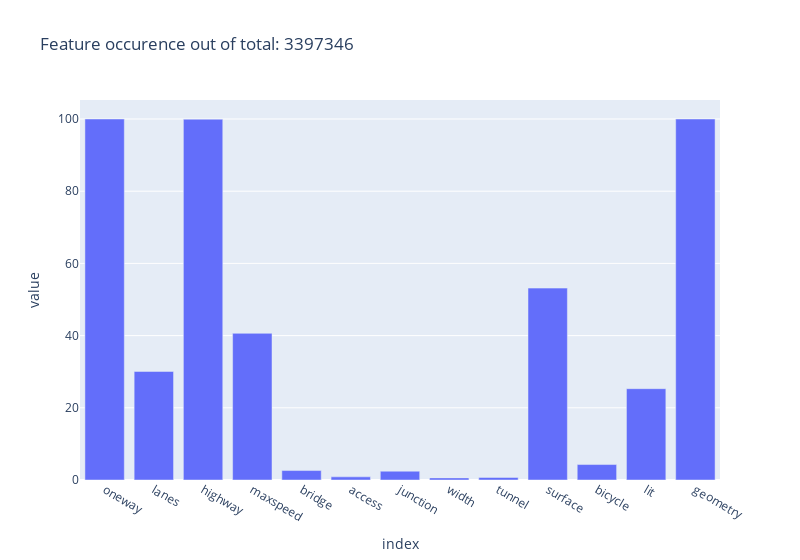

Write notebook code for a chart like this one.
### Markdown cell above
# Features

### Code cell
n = len(edges_long)
edges_feature_count = edges_long.notnull().sum()
fig = px.bar(100 * edges_feature_count / n, width=800, title=f"Feature occurence out of total: {n}")
fig.update_layout(
    # xaxis = dict(
    #     tickmode = 'linear',
    # ),
    showlegend = False   
)
fig.show()

### Figure 1 — Plotly figure (JSON) as saved in the notebook; plotly's stock layout.template omitted (floating-point values rounded to 4 significant figures)
{"data": [{"alignmentgroup": "True", "hovertemplate": "variable=0<br>index=%{x}<br>value=%{y}<extra></extra>", "legendgroup": "0", "marker": {"color": "#636efa", "pattern": {"shape": ""}}, "name": "0", "offsetgroup": "0", "orientation": "v", "showlegend": true, "textposition": "auto", "type": "bar", "x": ["oneway", "lanes", "highway", "maxspeed", "bridge", "access", "junction", "width", "tunnel", "surface", "bicycle", "lit", "geometry"], "xaxis": "x", "y": [100, 30.07, 99.94, 40.63, 2.619, 0.8722, 2.439, 0.5844, 0.7053, 53.15, 4.282, 25.3, 100], "yaxis": "y"}], "layout": {"barmode": "relative", "legend": {"title": {"text": "variable"}, "tracegroupgap": 0}, "showlegend": false, "title": {"text": "Feature occurence out of total: 3397346"}, "width": 800, "xaxis": {"anchor": "y", "domain": [0, 1], "title": {"text": "index"}}, "yaxis": {"anchor": "x", "domain": [0, 1], "title": {"text": "value"}}}}
